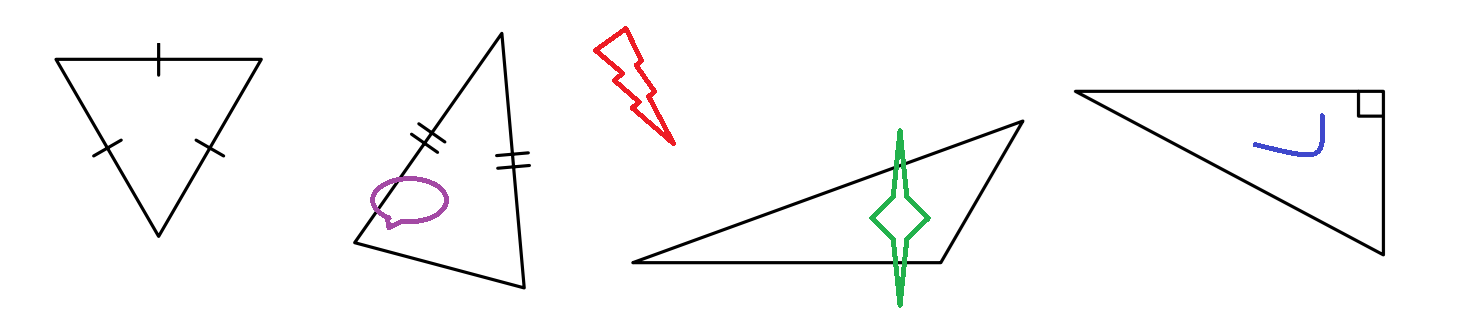
#> input picture ex1/four_triangles_example.png, 1467 x 315 px
$ python ex1_grad.py   (older library calls are emulated)
#> lines starting #> are read from the running program, lines starting #| are printed output that depends on the picture; after the words box and inside, x2 and y2 are one past the last pixel; in counts of white or black regions, pixels touching at a corner belong together
import numpy as np
import cv2
from matplotlib import pyplot as plt
from itertools import combinations
from tqdm import tqdm

# Load the input images
image_paths = ['four_triangles_example.png']
images = [cv2.imread(image_path) for image_path in image_paths]
#> images = 1 item


def detect_edges(image):
    blurred_image = cv2.GaussianBlur(image, (5, 5), 0)
    edges = cv2.Canny(blurred_image, 50, 150)
    return edges


def compute_gradient(image):
    gray = cv2.cvtColor(image, cv2.COLOR_BGR2GRAY)
    grad_x = cv2.Sobel(gray, cv2.CV_64F, 1, 0, ksize=3)
    grad_y = cv2.Sobel(gray, cv2.CV_64F, 0, 1, ksize=3)
    magnitude = np.sqrt(grad_x ** 2 + grad_y ** 2)
    direction = np.arctan2(grad_y, grad_x)
    return magnitude, direction


def hough_transform(edges, gradient_direction):
    height, width = edges.shape
    diag_len = int(np.sqrt(height ** 2 + width ** 2))
    ds = np.arange(-diag_len, diag_len, 1)
    thetas = np.deg2rad(np.arange(-90, 90, 0.1))

    accumulator = np.zeros((len(ds), len(thetas)), dtype=np.int64)
    y_idxs, x_idxs = np.nonzero(edges)

    print("Performing Hough Transform...")
    for i in tqdm(range(len(x_idxs))):
        x = x_idxs[i]
        y = y_idxs[i]
        theta = gradient_direction[y, x]
        theta_idx = np.argmin(np.abs(thetas - theta))
        d = int(x * np.cos(theta) + y * np.sin(theta)) + diag_len
        accumulator[d, theta_idx] += 1

    lines = []
    print("Extracting lines from accumulator...")
    for d_idx in tqdm(range(accumulator.shape[0])):
        for theta_idx in range(accumulator.shape[1]):
            if accumulator[d_idx, theta_idx] > 150:
                d = ds[d_idx]
                theta = thetas[theta_idx]
                lines.append((d, theta))

    print(f"Detected {len(lines)} lines")
    return lines, accumulator, thetas, ds


def line_intersection(line1, line2):
    rho1, theta1 = line1
    rho2, theta2 = line2
    cos_theta1, sin_theta1 = np.cos(theta1), np.sin(theta1)
    cos_theta2, sin_theta2 = np.cos(theta2), np.sin(theta2)

    det = cos_theta1 * sin_theta2 - cos_theta2 * sin_theta1
    if np.abs(det) < 1e-10:
        return None

    x = (rho2 * sin_theta1 - rho1 * sin_theta2) / det
    y = (rho1 * cos_theta2 - rho2 * cos_theta1) / det
    return (x, y)


def calculate_distance(point1, point2):
    return np.linalg.norm(np.array(point1) - np.array(point2))


def classify_triangle(sides):
    a, b, c = sorted(sides)
    if np.isclose(a, b) and np.isclose(b, c):
        return 'equilateral'
    elif np.isclose(a, b) or np.isclose(b, c) or np.isclose(a, c):
        return 'isosceles'
    elif np.isclose(a ** 2 + b ** 2, c ** 2):
        return 'right'
    else:
        return 'scalene'


def detect_triangles(lines, width, height):
    equilateral_lines = set()
    isosceles_lines = set()
    right_triangle_lines = set()

    intersections = {}
    print("Detecting intersections...")
    for line1, line2 in tqdm(combinations(lines, 2)):
        if abs(line1[1] - line2[1]) > np.deg2rad(10):
            point = line_intersection(line1, line2)
            if point and 0 <= point[0] <= width and 0 <= point[1] <= height:
                intersections[(line1, line2)] = point

    intersection_keys = list(intersections.keys())
    print(f"Found {len(intersection_keys)} intersections")
    print("Classifying triangles...")
    for i, (l1, l2) in tqdm(enumerate(intersection_keys)):
        for j in range(i + 1, len(intersection_keys)):
            l3, l4 = intersection_keys[j]
            if l1 == l3 or l1 == l4 or l2 == l3 or l2 == l4:
                for k in range(j + 1, len(intersection_keys)):
                    l5, l6 = intersection_keys[k]
                    if l1 == l5 or l1 == l6 or l2 == l5 or l2 == l6 or l3 == l5 or l3 == l6 or l4 == l5 or l4 == l6:
                        p1 = intersections[(l1, l2)]
                        p2 = intersections[(l3, l4)]
                        p3 = intersections[(l5, l6)]

                        if not (np.allclose(p1, p2) or np.allclose(p2, p3) or np.allclose(p3, p1)):
                            sides = [
                                calculate_distance(p1, p2),
                                calculate_distance(p2, p3),
                                calculate_distance(p3, p1)
                            ]
                            a, b, c = sorted(sides)
                            if a + b > c:
                                classification = classify_triangle(sides)
                                if classification == 'equilateral':
                                    equilateral_lines.update([l1, l2, l3, l4, l5, l6])
                                elif classification == 'isosceles':
                                    isosceles_lines.update([l1, l2, l3, l4, l5, l6])
                                elif classification == 'right':
                                    right_triangle_lines.update([l1, l2, l3, l4, l5, l6])

    print(
        f"Equilateral: {len(equilateral_lines)}, Isosceles: {len(isosceles_lines)}, Right: {len(right_triangle_lines)}")
    return list(equilateral_lines), list(isosceles_lines), list(right_triangle_lines)


def plot_results(image, edges, lines, equilateral_lines, isosceles_lines, right_triangle_lines, accumulator, thetas,
                 ds):
    plt.figure(figsize=(12, 12), dpi=100)
    plt.imshow(cv2.cvtColor(image, cv2.COLOR_BGR2RGB))
    plt.axis('off')
    plt.title('Input Image')
    plt.show()

    plt.figure(figsize=(12, 12), dpi=100)
    plt.imshow(edges, cmap='gray')
    plt.axis('off')
    plt.title('Edge Map')
    plt.show()

    line_img = image.copy()
    for rho, theta in lines:
        a = np.cos(theta)
        b = np.sin(theta)
        x0 = a * rho
        y0 = b * rho
        x1 = int(x0 + 2000 * (-b))
        y1 = int(y0 + 2000 * (a))
        x2 = int(x0 - 2000 * (-b))
        y2 = int(y0 - 2000 * (a))
        cv2.line(line_img, (x1, y1), (x2, y2), (0, 0, 0), 2)

    plt.figure(figsize=(12, 12), dpi=100)
    plt.imshow(cv2.cvtColor(line_img, cv2.COLOR_BGR2RGB))
    plt.axis('off')
    plt.title('Detected Lines')
    plt.show()

    norm_accumulator = cv2.normalize(accumulator, None, 0, 255, cv2.NORM_MINMAX).astype(np.uint8)
    color_accumulator = cv2.cvtColor(norm_accumulator, cv2.COLOR_GRAY2BGR)

    for line in equilateral_lines:
        rho, theta = line
        theta_idx = np.where(thetas == theta)[0][0]
        d_idx = np.where(ds == rho)[0][0]
        cv2.rectangle(color_accumulator,
                      (theta_idx - 2, d_idx - 2),
                      (theta_idx + 2, d_idx + 2),
                      (255, 0, 0), thickness=2)

    for line in isosceles_lines:
        rho, theta = line
        theta_idx = np.where(thetas == theta)[0][0]
        d_idx = np.where(ds == rho)[0][0]
        cv2.rectangle(color_accumulator,
                      (theta_idx - 2, d_idx - 2),
                      (theta_idx + 2, d_idx + 2),
                      (0, 255, 0), thickness=2)

    for line in right_triangle_lines:
        rho, theta = line
        theta_idx = np.where(thetas == theta)[0][0]
        d_idx = np.where(ds == rho)[0][0]
        cv2.rectangle(color_accumulator,
                      (theta_idx - 2, d_idx - 2),
                      (theta_idx + 2, d_idx + 2),
                      (0, 0, 255), thickness=2)

    plt.figure(figsize=(12, 12), dpi=100)
    plt.imshow(color_accumulator)
    plt.axis('off')
    plt.title('Hough Transform (with color-coded triangle sides)')
    plt.show()


for img in images:
    edges = detect_edges(img)
    gradient_magnitude, gradient_direction = compute_gradient(img)
    lines, accumulator, thetas, ds = hough_transform(edges, gradient_direction)
    height, width = edges.shape
    equilateral_lines, isosceles_lines, right_triangle_lines = detect_triangles(lines, width, height)
    plot_results(img, edges, lines, equilateral_lines, isosceles_lines, right_triangle_lines, accumulator, thetas, ds)
#> this loop made 1 pass
#> (height, width, diag_len in hough_transform) on pass 1: (315, 1467, 1500)
#> (printed output is left out)
#> pass 1, in detect_edges, `edges = cv2.Canny(blurred_image, 50, 150)`:
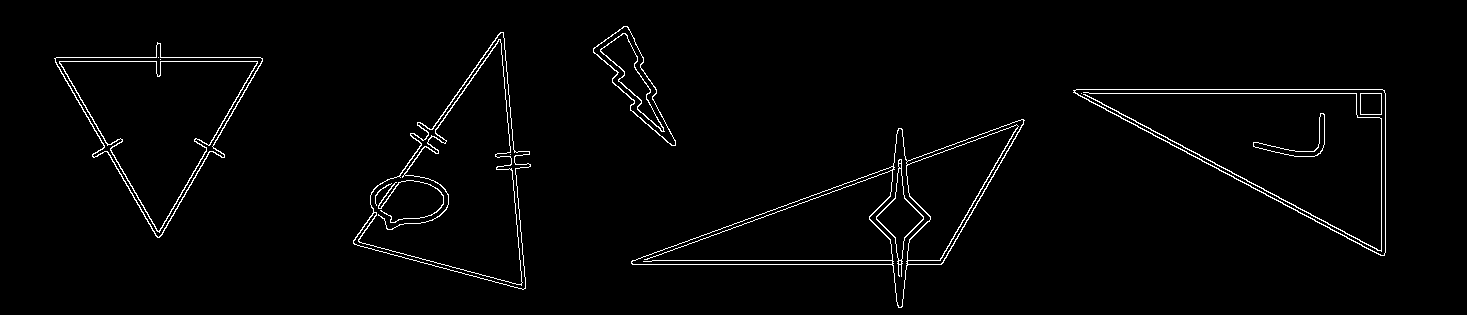
#> edges: shape (315, 1467); 2% white in thin lines or dots, all inside (x1, y1, x2, y2) = (54, 26, 1386, 308)
#> pass 1, in compute_gradient, `grad_x = cv2.Sobel(gray, cv2.CV_64F, 1, 0, ksize=3)`:
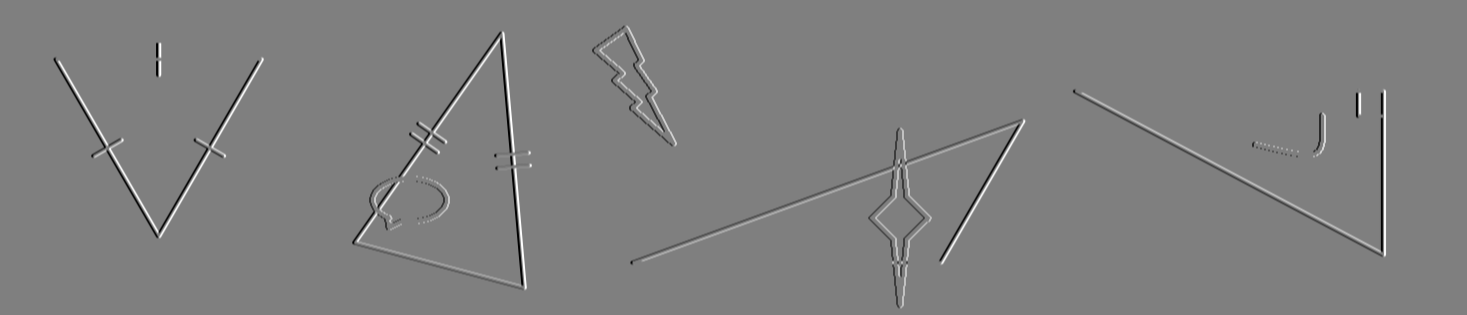
#> grad_x: shape (315, 1467) float64; min -1020, max 1020, mean 0; drawn with min black and max white
#> pass 1, in plot_results, `plt.show()`:
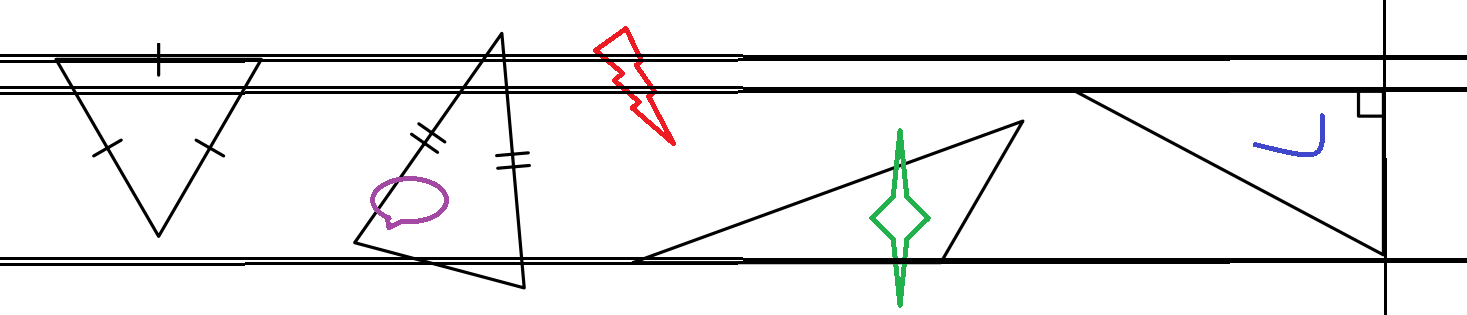
#> shown: shape (315, 1467, 3); mean R, G, B 234.7, 234.4, 234.4

$ run again, with ex1/hough_transform.png copied over ex1/four_triangles_example.png
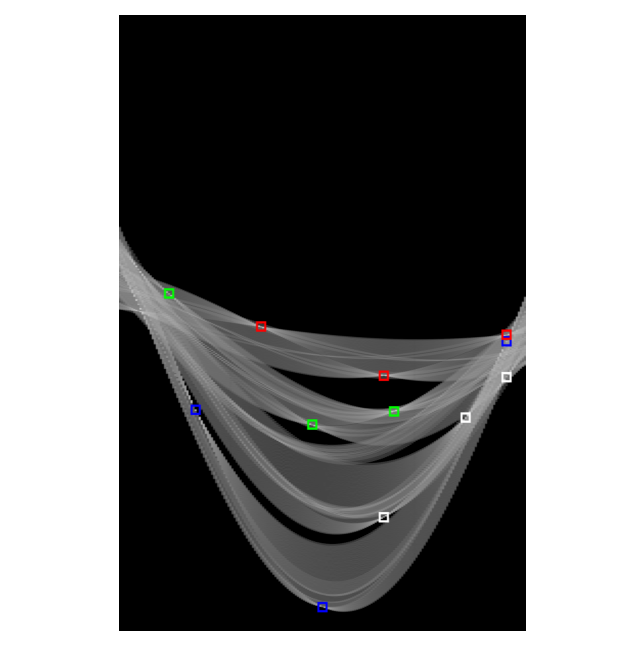
#> input picture ex1/hough_transform.png, 644 x 671 px
#> images = 1 item
#> the loop `for img in images:` made 1 pass
#> (height, width, diag_len in hough_transform) on pass 1: (671, 644, 930)
#> (printed output is left out)
#> pass 1, in detect_edges, `edges = cv2.Canny(blurred_image, 50, 150)`:
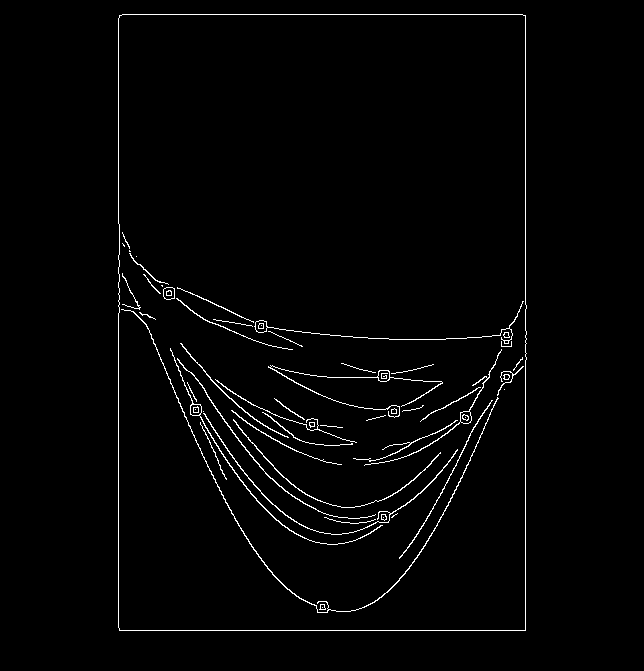
#> edges: shape (671, 644); 1.9% white in thin lines or dots, all inside (x1, y1, x2, y2) = (118, 14, 527, 631)
#> pass 1, in plot_results, `plt.show()`:
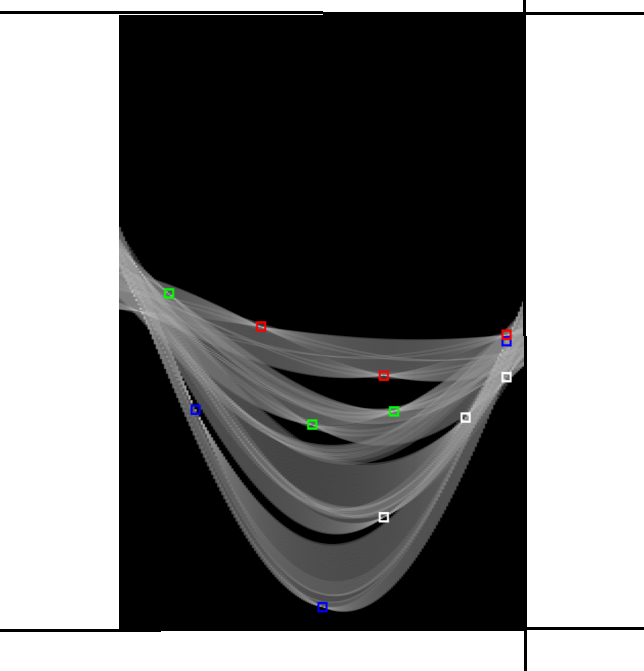
#> shown: shape (671, 644, 3); mean R, G, B 120.7, 120.7, 120.7
